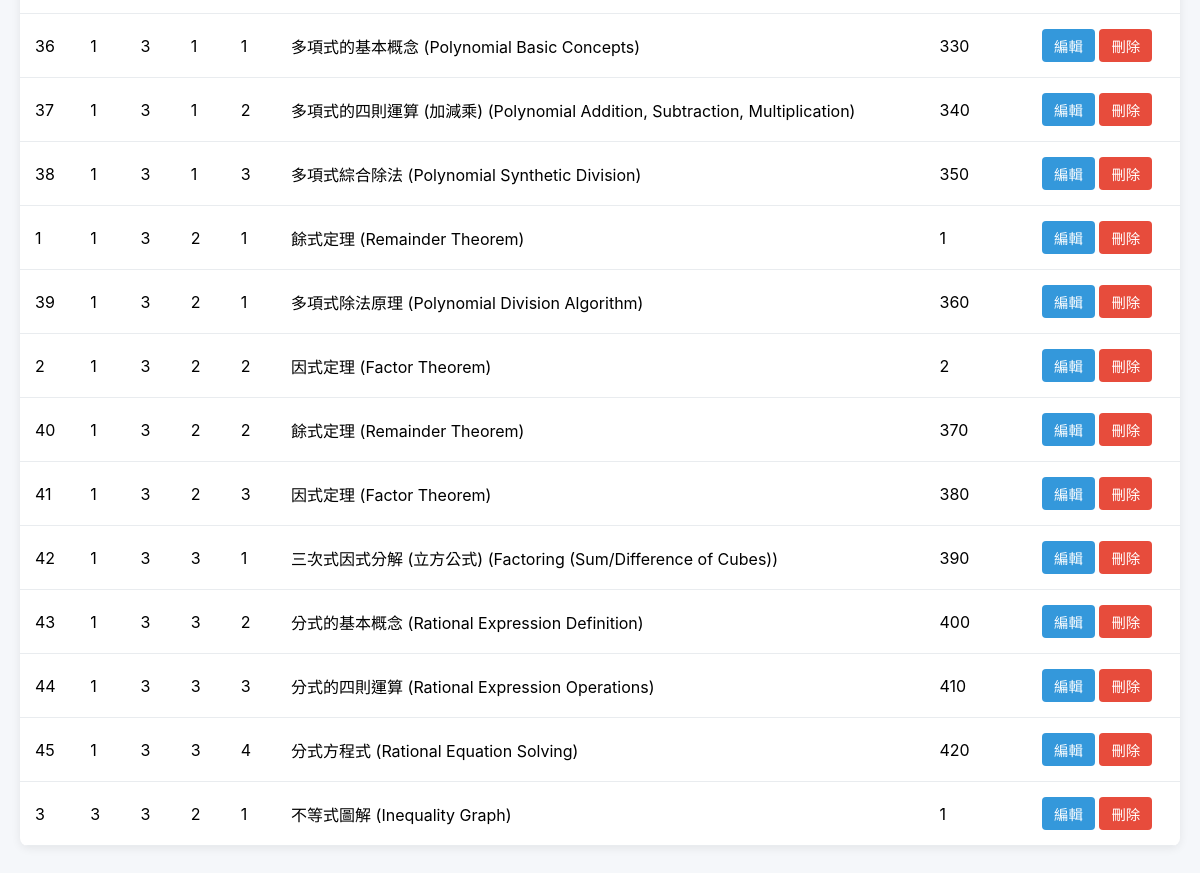
/admin/curriculum (signed in, lower part), run on an earlier commit of the app's database.
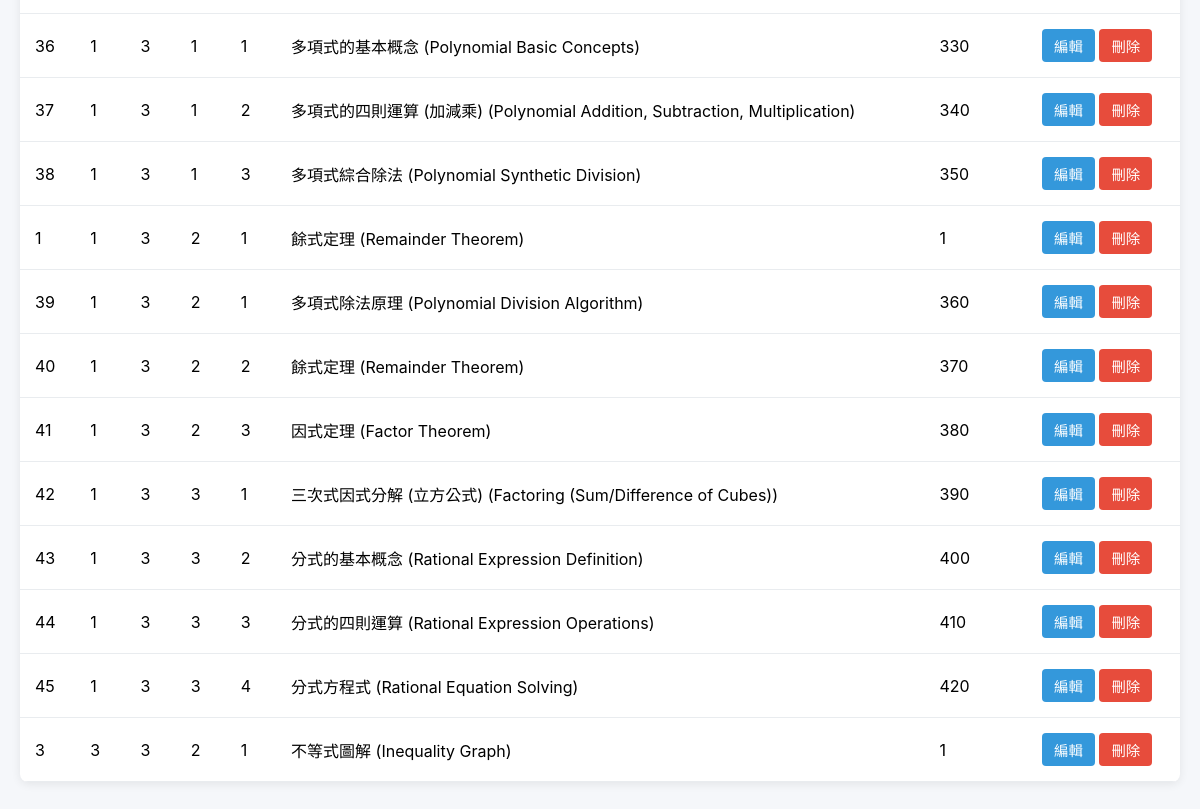
And on a later commit of the database.
### tables this page shows
CREATE TABLE skill_curriculum (
            id INTEGER PRIMARY KEY AUTOINCREMENT,
            volume INTEGER NOT NULL,
            chapter INTEGER NOT NULL,
            section INTEGER NOT NULL,
            paragraph INTEGER NOT NULL,
            skill_id TEXT NOT NULL,
            display_order INTEGER DEFAULT 0,
            FOREIGN KEY (skill_id) REFERENCES skills_info (skill_id) ON DELETE CASCADE,
            UNIQUE(volume, chapter, section, paragraph, skill_id)
        );

CREATE TABLE skills_info (
            skill_id TEXT PRIMARY KEY,
            skill_en_name TEXT NOT NULL,
            skill_ch_name TEXT NOT NULL,
            description TEXT NOT NULL,
            gemini_prompt TEXT NOT NULL,
            consecutive_correct_required INTEGER DEFAULT 10,
            is_active BOOLEAN DEFAULT TRUE,
            order_index INTEGER DEFAULT 0
        );

### app.py (the view)
@app.route('/admin/curriculum')
@login_required
def admin_curriculum():
    conn = sqlite3.connect('users.db')
    c = conn.cursor()
    c.execute('''
        SELECT skill_id, skill_ch_name, skill_en_name FROM skills_info ORDER BY order_index, skill_id
    ''')
    skills = [{'skill_id': row[0], 'skill_ch_name': row[1], 'skill_en_name': row[2]} for row in c.fetchall()]
    c.execute('''
        SELECT sc.id, sc.volume, sc.chapter, sc.section, sc.paragraph,
               sc.skill_id, sc.display_order, si.skill_ch_name, si.skill_en_name
        FROM skill_curriculum sc
        JOIN skills_info si ON sc.skill_id = si.skill_id
        ORDER BY sc.volume, sc.chapter, sc.section, sc.paragraph, sc.display_order
    ''')
    curriculum_items = [{
        'id': row[0],
        'volume': row[1],
        'chapter': row[2],
        'section': row[3],
        'paragraph': row[4],
        'skill_id': row[5],
        'display_order': row[6],
        'skill_ch_name': row[7],
        'skill_en_name': row[8]
    } for row in c.fetchall()]
    conn.close()
    return render_template('admin_curriculum.html',
                           username=current_user.username,
                           skills=skills,
                           curriculum=curriculum_items)

### app.py (called while the page is built)
@login_manager.user_loader
def load_user(user_id):
    conn = sqlite3.connect('users.db')
    c = conn.cursor()
    c.execute("SELECT id, username FROM users WHERE id = ?", (user_id,))
    row = c.fetchone()
    conn.close()
    if row:
        return User(row[0], row[1])
    return None

### templates/admin_curriculum.html (shortened to what this page needs)
<!DOCTYPE html>
<html lang="zh-Hant">
<head>
</head>
<body>
    <div class="container">
        <div class="curriculum-table">
            <table>
                <tbody>
                    {% for item in curriculum %}
                    <tr>
                        <td>{{ item.id }}</td>
                        <td>{{ item.volume }}</td>
                        <td>{{ item.chapter }}</td>
                        <td>{{ item.section }}</td>
                        <td>{{ item.paragraph }}</td>
                        <td>{{ item.skill_ch_name }} ({{ item.skill_en_name }})</td>
                        <td>{{ item.display_order }}</td>
                        <td>
                            <button class="btn btn-edit" onclick="openEditModal({{ item.id }}, {{ item.volume }}, {{ item.chapter }}, {{ item.section }}, {{ item.paragraph }}, '{{ item.skill_id }}', {{ item.display_order }})">
                                編輯
                            </button>
                            <form method="POST" action="{{ url_for('admin_delete_curriculum', curriculum_id=item.id) }}"
                                  style="display: inline;"
                                  onsubmit="return confirm('確定要刪除這個課程分類嗎？');">
                                <button type="submit" class="btn btn-delete">刪除</button>
                            </form>
                        </td>
                    </tr>
                    {% endfor %}
                </tbody>
            </table>
        </div>
    </div>
</body>
</html>

### templates/admin_curriculum.html (style rules this page uses)
* { margin: 0; padding: 0; box-sizing: border-box; }
body { font-family: -apple-system, BlinkMacSystemFont, "Segoe UI", Roboto, Arial, sans-serif; background: #f5f7fa; min-height: 100vh; }
.container { max-width: 1400px; margin: 30px auto; padding: 0 20px; }
.curriculum-table { background: white; border-radius: 8px; box-shadow: 0 2px 10px rgba(0,0,0,0.08); overflow: hidden; }
table { width: 100%; border-collapse: collapse; }
.btn-edit { background: #3498db; color: white; }
.btn-delete { background: #e74c3c; color: white; }

What changed in the data, as far as the page shows it:
removed skill_curriculum: id "2", volume "1", chapter "3", section "2", paragraph "2", skill_ch_name "因式定理", skill_en_name "Factor Theorem", display_order "2"
